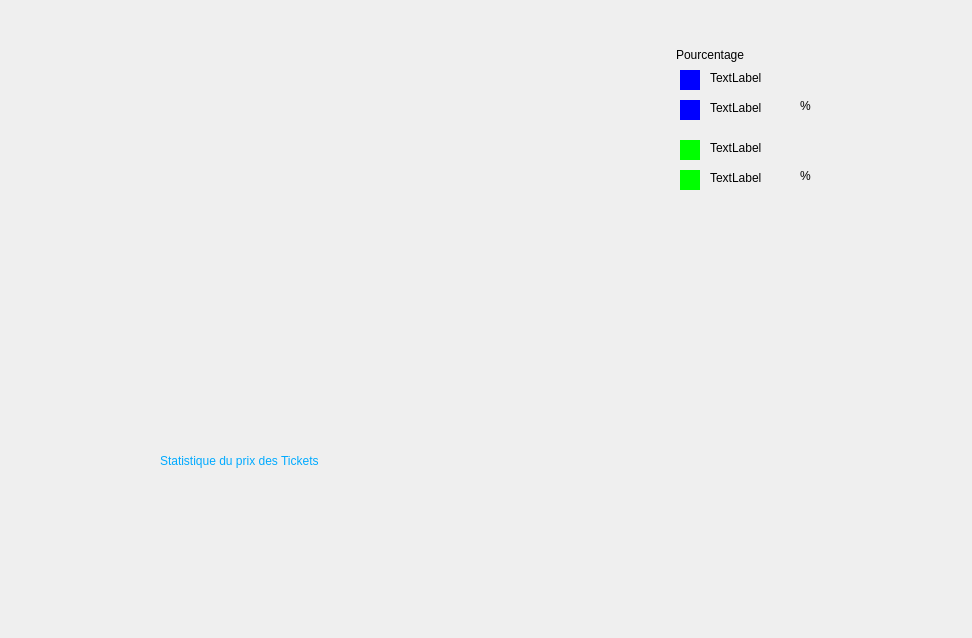
<?xml version="1.0" encoding="UTF-8"?>
<ui version="4.0">
 <class>statistique</class>
 <widget class="QDialog" name="statistique">
  <property name="geometry">
   <rect>
    <x>0</x>
    <y>0</y>
    <width>972</width>
    <height>638</height>
   </rect>
  </property>
  <property name="windowTitle">
   <string>Dialog</string>
  </property>
  <widget class="QLabel" name="label">
   <property name="geometry">
    <rect>
     <x>676</x>
     <y>39</y>
     <width>131</width>
     <height>31</height>
    </rect>
   </property>
   <property name="styleSheet">
    <string notr="true">font: 75 italic 14pt &quot;Arial&quot;;</string>
   </property>
   <property name="text">
    <string>Pourcentage</string>
   </property>
  </widget>
  <widget class="QLabel" name="label_5">
   <property name="geometry">
    <rect>
     <x>800</x>
     <y>90</y>
     <width>71</width>
     <height>31</height>
    </rect>
   </property>
   <property name="text">
    <string>%</string>
   </property>
  </widget>
  <widget class="QLabel" name="label_7">
   <property name="geometry">
    <rect>
     <x>800</x>
     <y>160</y>
     <width>31</width>
     <height>31</height>
    </rect>
   </property>
   <property name="text">
    <string>%</string>
   </property>
  </widget>
  <widget class="QWidget" name="widget" native="true">
   <property name="geometry">
    <rect>
     <x>680</x>
     <y>70</y>
     <width>20</width>
     <height>20</height>
    </rect>
   </property>
   <property name="styleSheet">
    <string notr="true">background-color: rgb(0, 0, 255);</string>
   </property>
  </widget>
  <widget class="QWidget" name="widget_2" native="true">
   <property name="geometry">
    <rect>
     <x>680</x>
     <y>100</y>
     <width>20</width>
     <height>20</height>
    </rect>
   </property>
   <property name="styleSheet">
    <string notr="true">background-color: rgb(0, 0, 255);</string>
   </property>
  </widget>
  <widget class="QWidget" name="widget_3" native="true">
   <property name="geometry">
    <rect>
     <x>680</x>
     <y>140</y>
     <width>20</width>
     <height>20</height>
    </rect>
   </property>
   <property name="styleSheet">
    <string notr="true">background-color: rgb(0, 255, 0);</string>
   </property>
  </widget>
  <widget class="QWidget" name="widget_4" native="true">
   <property name="geometry">
    <rect>
     <x>680</x>
     <y>170</y>
     <width>20</width>
     <height>20</height>
    </rect>
   </property>
   <property name="styleSheet">
    <string notr="true">background-color: rgb(0, 255, 0);</string>
   </property>
  </widget>
  <widget class="QLabel" name="label_2">
   <property name="geometry">
    <rect>
     <x>710</x>
     <y>70</y>
     <width>111</width>
     <height>16</height>
    </rect>
   </property>
   <property name="styleSheet">
    <string notr="true">font: 12pt &quot;MS Shell Dlg 2&quot;;</string>
   </property>
   <property name="text">
    <string>TextLabel</string>
   </property>
  </widget>
  <widget class="QLabel" name="label_3">
   <property name="geometry">
    <rect>
     <x>710</x>
     <y>100</y>
     <width>101</width>
     <height>16</height>
    </rect>
   </property>
   <property name="styleSheet">
    <string notr="true">font: 12pt &quot;MS Shell Dlg 2&quot;;</string>
   </property>
   <property name="text">
    <string>TextLabel</string>
   </property>
  </widget>
  <widget class="QLabel" name="label_4">
   <property name="geometry">
    <rect>
     <x>710</x>
     <y>140</y>
     <width>131</width>
     <height>16</height>
    </rect>
   </property>
   <property name="styleSheet">
    <string notr="true">font: 12pt &quot;MS Shell Dlg 2&quot;;</string>
   </property>
   <property name="text">
    <string>TextLabel</string>
   </property>
  </widget>
  <widget class="QLabel" name="label_6">
   <property name="geometry">
    <rect>
     <x>710</x>
     <y>170</y>
     <width>101</width>
     <height>16</height>
    </rect>
   </property>
   <property name="styleSheet">
    <string notr="true">font: 12pt &quot;MS Shell Dlg 2&quot;;</string>
   </property>
   <property name="text">
    <string>TextLabel</string>
   </property>
  </widget>
  <widget class="QLabel" name="label_8">
   <property name="geometry">
    <rect>
     <x>160</x>
     <y>440</y>
     <width>461</width>
     <height>41</height>
    </rect>
   </property>
   <property name="styleSheet">
    <string notr="true">font: 18pt &quot;MS Shell Dlg 2&quot;;
color: rgb(0, 170, 255);</string>
   </property>
   <property name="text">
    <string>Statistique du prix des Tickets</string>
   </property>
  </widget>
 </widget>
 <resources/>
 <connections/>
</ui>
